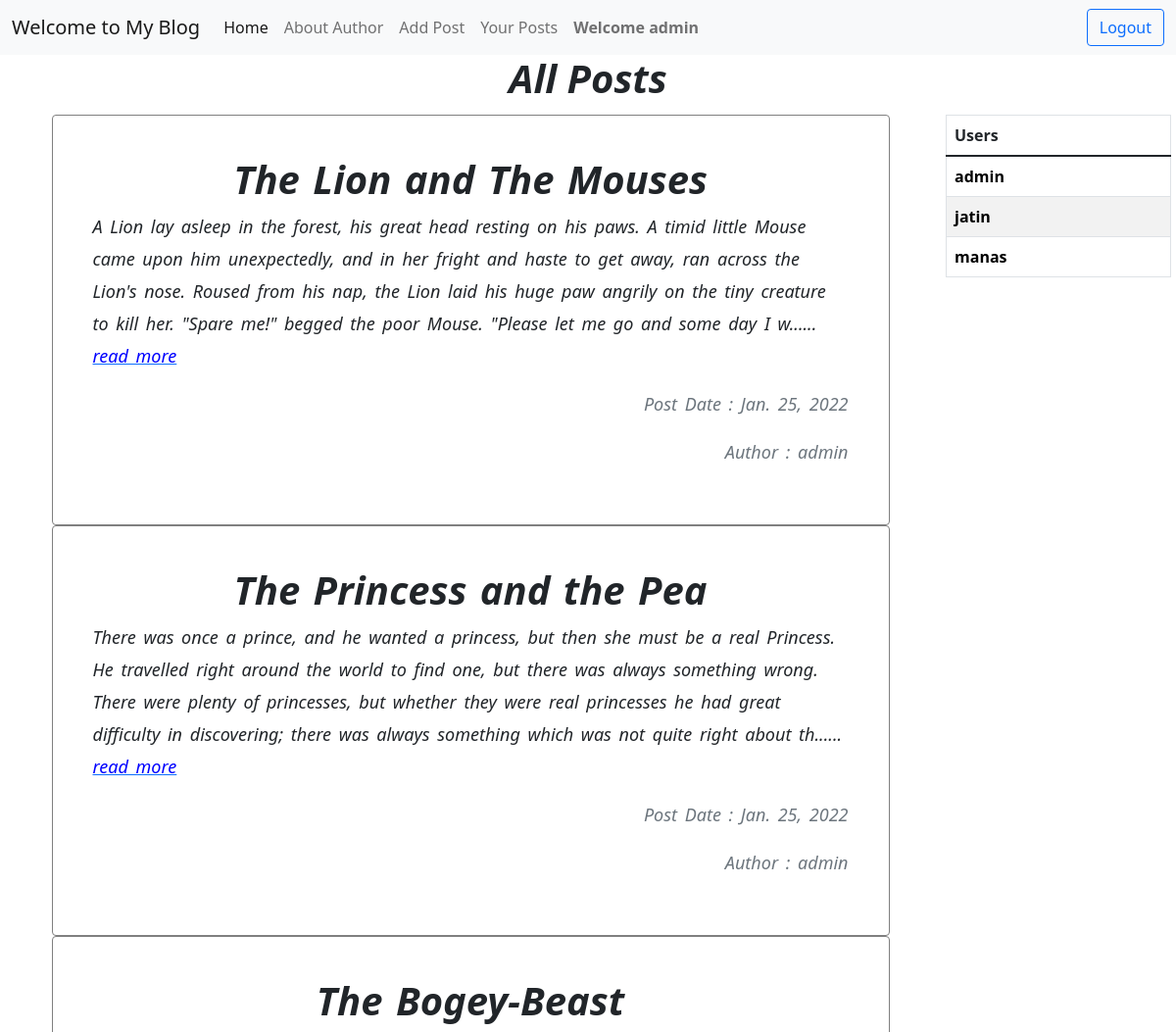
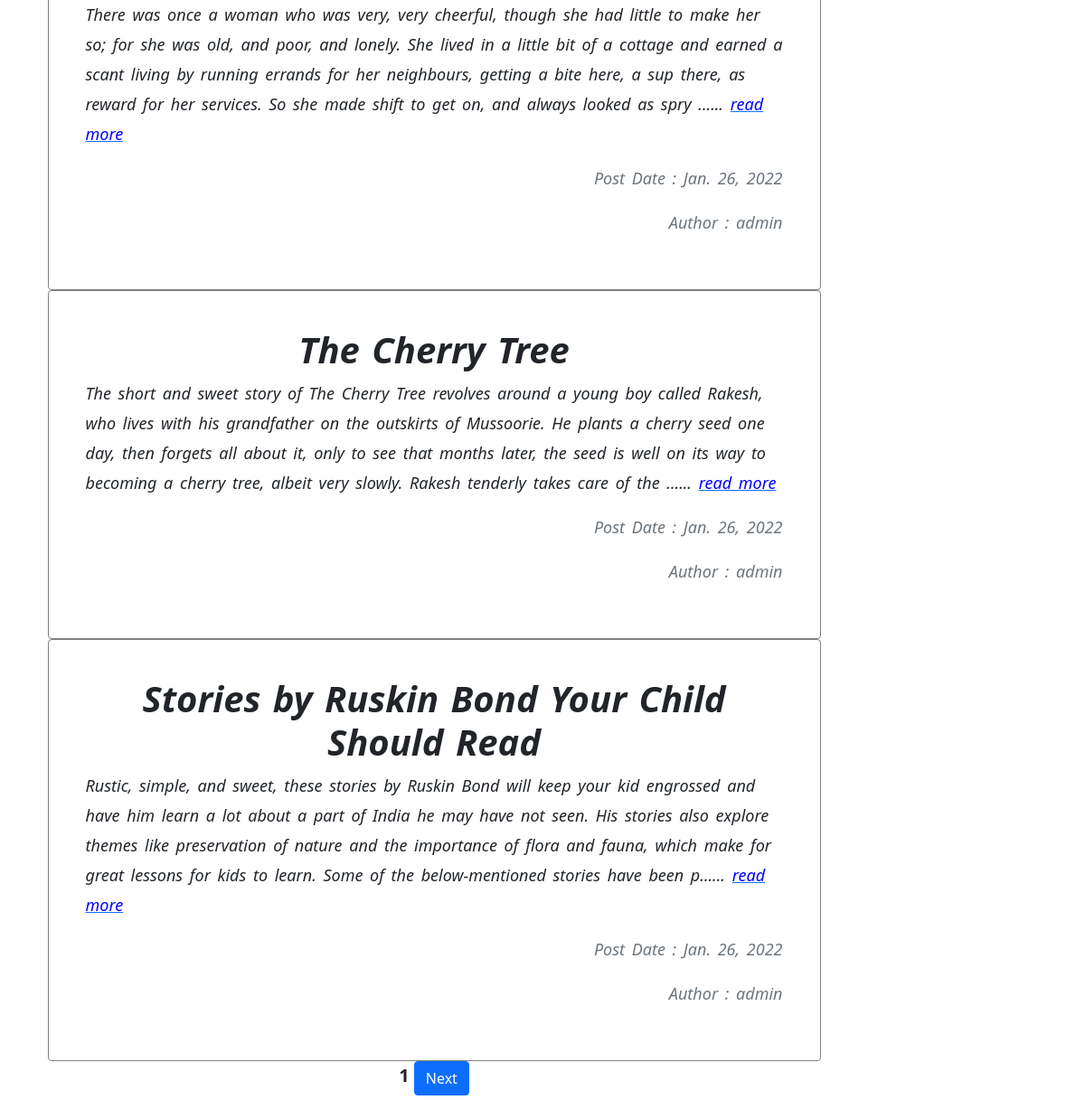
/blogs (signed in), run on the app's committed database (2 pictures, top to bottom).
### BlogApp/models.py (models this page shows, shortened)
class Posts(models.Model):
    id = models.AutoField(primary_key=True)
    blog_title = models.CharField(max_length=50)
    content = models.TextField()
    post_date = models.DateField()
    username = models.CharField(max_length=50)

### BlogApp/views.py (the view)
# urls.py: path("blogs", views.blogs, name="blogs"),
def blogs(request):
    if request.user.is_anonymous:
        return redirect("/login")
    else:
        posts = Posts.objects.all().order_by('id')
        author = Author.objects.all()
        users = User.objects.all()
        paginator = Paginator(posts, 5)
        page_number = request.GET.get('page')
        page_obj = paginator.get_page(page_number)
        return render(request, 'blogs.html',{"posts":page_obj, "users":users})

### BlogApp/templates/blogs.html (shortened to what this page needs)
{% extends 'base.html' %}
{%block body %}
<div>
<h1 id="centers">All Posts</h1>
<div class="column1">
{% for i in posts %}
    <div class="card" id="design">
        <div class="card-body" >
            <h1 class="card-title" id="centers" >{{i.blog_title}}</h1>
            <p class="card-text">{{i.content | slice:"0:350"}}...... <a href="blogs/blog/{{i.id}}"><spam style="color:blue;"> read more</spam></a> </p>
            <p class="card-text">
            <p class="text-muted" id="rights">Post Date : {{i.post_date}}</p>
            <p class="text-muted" id="rights">Author : {{i.username}}</p>
            </p>
        </div>
    </div>
    {%endfor%}
    <center>
        <div>
                <span style="font-size:20px; font-weight:bold;"> {{posts.number}} </span>
            {% if posts.has_next %}
                <a href="?page={{posts.next_page_number}}" style=" text-decoration: none; color:white;">
                    <button class="btn btn-primary"  id="rights" type="submit">Next </button>
                </a>
            {%endif%}
</div>
</center>
    </div>
    <div class="column">
        <table class="table table-hover">
            <thead>
            <tr>
                <th scope="col">Users</th>
            </tr>
            </thead>
            {% for j in users %}
            <tr>
                    <td > <a href="/blog/blogger/{{j.username}}" style="text-decoration:none; color:black; font-weight:bold;"> {{ j.username }} </a> </td>
            </tr>
            {%endfor%}
        </table>
    </div>
</div>
{%endblock body %}

### BlogApp/templates/base.html (shortened to what this page needs)
<!doctype html>
<html lang="en">
  <head>
    <link href="https://cdn.jsdelivr.net/npm/bootstrap@5.1.3/dist/css/bootstrap.min.css" rel="stylesheet">
  </head>
  <body>
    <nav class="navbar navbar-expand-lg navbar-light bg-light">
        <div class="container-fluid">
          <a class="navbar-brand" href="#">Welcome to My Blog</a>
          <div class="collapse navbar-collapse" id="navbarSupportedContent">
            <ul class="navbar-nav me-auto mb-2 mb-lg-0">
              <li class="nav-item">
                <a class="nav-link active" aria-current="page" href="/">Home</a>
              </li>
              {%if request.user.is_authenticated %}
              <li class="nav-item">
                <a class="nav-link" href="/aboutauthor">About Author</a>
              </li>
              <li class="nav-item">
                <a class="nav-link" href="/admins/addpost">Add Post</a>
              </li>
              <li class="nav-item">
                <a class="nav-link" href="/yourposts">Your Posts</a>
              </li>
                <li class="nav-item">
                  <a class="nav-link" href="#" style="pointer-events: none; font-weight:bold;">Welcome {{request.user}} </a>
                </li>
              {%endif%}
            </ul>
            {%if not request.user.is_authenticated %}
              <form class="d-flex">
                  <button class="btn btn-outline-success" type="submit"><a href="/login">  Login </a></button> &emsp;
                  <button class="btn btn-outline-primary" type="submit"><a href="/signup">  Signup </a></button>
              </form>
            {%else%}
            <form class="d-flex">
              <button class="btn btn-outline-primary" type="submit"><a href="/logout" style="text-decoration: none;"> Logout</a></button>
          </form>
            {%endif%}
          </div>
        </div>
      </nav>
    {% block body %}    {% endblock body %}
  </body>
</html>

### data on the page
Posts: blog_title "The Lion and The Mouses", content "A Lion lay asleep in the forest, his great head resting on his paws. A timid little Mouse came upon him unexpectedly, and in her fright and haste to get away, ran across the Lion's nose. Roused from his nap, the Lion laid his huge paw angrily on the tiny creature to kill her. \"Spare me!\" begged the poor Mouse. \"Please let me go and some day I w", post_date "Jan. 25, 2022", username "admin"
Posts: blog_title "The Princess and the Pea", content "There was once a prince, and he wanted a princess, but then she must be a real Princess. He travelled right around the world to find one, but there was always something wrong. There were plenty of princesses, but whether they were real princesses he had great difficulty in discovering; there was always something which was not quite right about th", post_date "Jan. 25, 2022", username "admin"
Posts: blog_title "The Bogey-Beast", content "There was once a woman who was very, very cheerful, though she had little to make her so; for she was old, and poor, and lonely. She lived in a little bit of a cottage and earned a scant living by running errands for her neighbours, getting a bite here, a sup there, as reward for her services. So she made shift to get on, and always looked as spry", post_date "Jan. 26, 2022", username "admin"
Posts: blog_title "The Cherry Tree", content "The short and sweet story of The Cherry Tree revolves around a young boy called Rakesh, who lives with his grandfather on the outskirts of Mussoorie. He plants a cherry seed one day, then forgets all about it, only to see that months later, the seed is well on its way to becoming a cherry tree, albeit very slowly. Rakesh tenderly takes care of the", post_date "Jan. 26, 2022", username "admin"
Posts: blog_title "Stories by Ruskin Bond Your Child Should Read", content "Rustic, simple, and sweet, these stories by Ruskin Bond will keep your kid engrossed and have him learn a lot about a part of India he may have not seen. His stories also explore themes like preservation of nature and the importance of flora and fauna, which make for great lessons for kids to learn. Some of the below-mentioned stories have been p", post_date "Jan. 26, 2022", username "admin"

### other printed values
{{ request.user }} "admin"
{{ posts.number }} "1"
{{ j.username }} "admin"
{{ j.username }} "jatin"
{{ j.username }} "manas"
